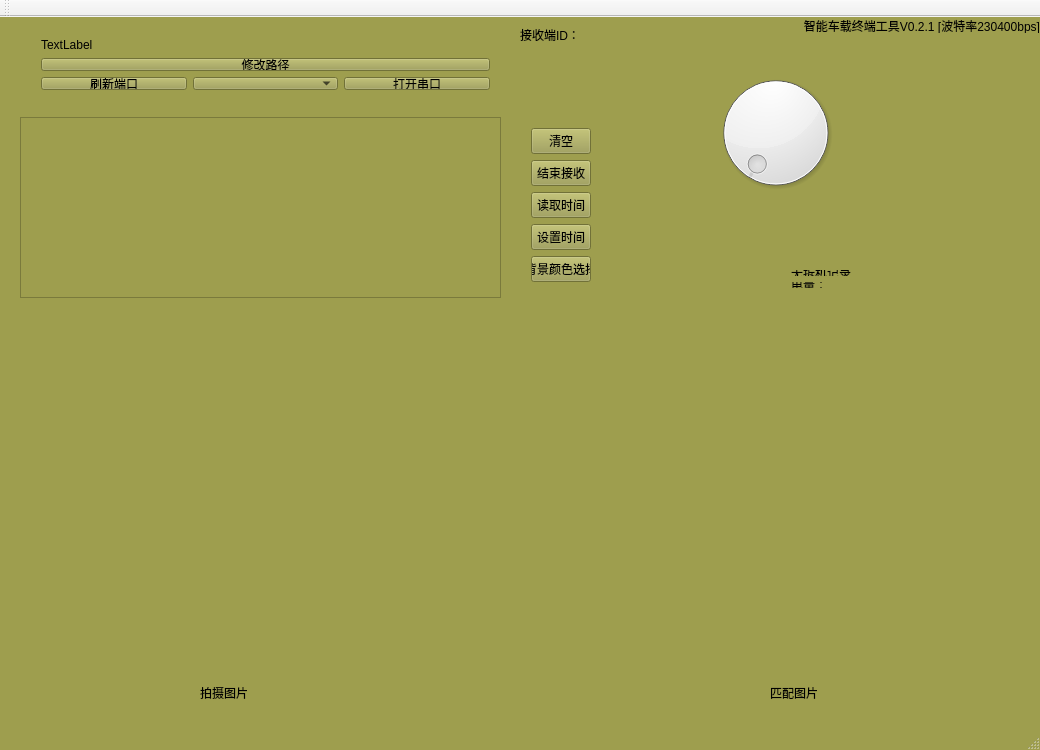
<?xml version="1.0" encoding="UTF-8"?>
<ui version="4.0">
 <class>MainWindow</class>
 <widget class="QMainWindow" name="MainWindow">
  <property name="geometry">
   <rect>
    <x>0</x>
    <y>0</y>
    <width>1040</width>
    <height>750</height>
   </rect>
  </property>
  <property name="minimumSize">
   <size>
    <width>1040</width>
    <height>750</height>
   </size>
  </property>
  <property name="maximumSize">
   <size>
    <width>1040</width>
    <height>750</height>
   </size>
  </property>
  <property name="windowTitle">
   <string>JPEG</string>
  </property>
  <property name="styleSheet">
   <string notr="true">QMainWindow
{
	background-color: rgb(158, 158, 78);
}

QTextEdit
{
	background-color: rgb(158, 158, 78);
}

QLabel
{
	background-color: rgb(158, 158, 78);
}

QPushButton{
     background-color: rgb(158, 158, 78);/*背景色*/
     color: rgb(0, 0, 0);
}


QPushButton:pressed { /*按钮被按下时*/
     background-color: rgb(106, 106, 106);
}

QComboBox
{
	background-color: rgb(158, 158, 78);
}</string>
  </property>
  <widget class="QWidget" name="centralWidget">
   <widget class="QTextEdit" name="textEdit">
    <property name="geometry">
     <rect>
      <x>20</x>
      <y>100</y>
      <width>481</width>
      <height>181</height>
     </rect>
    </property>
   </widget>
   <widget class="QLabel" name="label_img">
    <property name="geometry">
     <rect>
      <x>20</x>
      <y>300</y>
      <width>480</width>
      <height>360</height>
     </rect>
    </property>
    <property name="text">
     <string/>
    </property>
    <property name="alignment">
     <set>Qt::AlignCenter</set>
    </property>
   </widget>
   <widget class="QWidget" name="layoutWidget">
    <property name="geometry">
     <rect>
      <x>30</x>
      <y>10</y>
      <width>471</width>
      <height>74</height>
     </rect>
    </property>
    <layout class="QVBoxLayout" name="verticalLayout">
     <item>
      <widget class="QLabel" name="label_path">
       <property name="text">
        <string>TextLabel</string>
       </property>
      </widget>
     </item>
     <item>
      <widget class="QPushButton" name="c_path">
       <property name="text">
        <string>修改路径</string>
       </property>
      </widget>
     </item>
     <item>
      <layout class="QHBoxLayout" name="horizontalLayout">
       <item>
        <widget class="QPushButton" name="refresh_com">
         <property name="sizePolicy">
          <sizepolicy hsizetype="Minimum" vsizetype="Fixed">
           <horstretch>0</horstretch>
           <verstretch>0</verstretch>
          </sizepolicy>
         </property>
         <property name="text">
          <string>刷新端口</string>
         </property>
        </widget>
       </item>
       <item>
        <widget class="QComboBox" name="COMx">
         <property name="enabled">
          <bool>true</bool>
         </property>
        </widget>
       </item>
       <item>
        <widget class="QPushButton" name="opencom">
         <property name="text">
          <string>打开串口</string>
         </property>
        </widget>
       </item>
      </layout>
     </item>
    </layout>
   </widget>
   <widget class="QLabel" name="label_img_2">
    <property name="geometry">
     <rect>
      <x>540</x>
      <y>300</y>
      <width>480</width>
      <height>360</height>
     </rect>
    </property>
    <property name="text">
     <string/>
    </property>
    <property name="alignment">
     <set>Qt::AlignCenter</set>
    </property>
   </widget>
   <widget class="QLabel" name="label">
    <property name="geometry">
     <rect>
      <x>800</x>
      <y>0</y>
      <width>240</width>
      <height>16</height>
     </rect>
    </property>
    <property name="text">
     <string>&lt;html&gt;&lt;head/&gt;&lt;body&gt;&lt;p&gt;智能车载终端工具V0.2.1 [波特率230400bps]&lt;/p&gt;&lt;/body&gt;&lt;/html&gt;</string>
    </property>
    <property name="alignment">
     <set>Qt::AlignRight|Qt::AlignTrailing|Qt::AlignVCenter</set>
    </property>
   </widget>
   <widget class="QWidget" name="layoutWidget">
    <property name="geometry">
     <rect>
      <x>520</x>
      <y>100</y>
      <width>82</width>
      <height>181</height>
     </rect>
    </property>
    <layout class="QVBoxLayout" name="verticalLayout_2">
     <item>
      <widget class="QPushButton" name="clear">
       <property name="text">
        <string>清空</string>
       </property>
      </widget>
     </item>
     <item>
      <widget class="QPushButton" name="pushButton">
       <property name="text">
        <string>结束接收</string>
       </property>
      </widget>
     </item>
     <item>
      <widget class="QPushButton" name="readtime">
       <property name="text">
        <string>读取时间</string>
       </property>
      </widget>
     </item>
     <item>
      <widget class="QPushButton" name="settime">
       <property name="text">
        <string>设置时间</string>
       </property>
      </widget>
     </item>
     <item>
      <widget class="QPushButton" name="color_sel">
       <property name="text">
        <string>背景颜色选择</string>
       </property>
      </widget>
     </item>
    </layout>
   </widget>
   <widget class="QWidget" name="layoutWidget">
    <property name="geometry">
     <rect>
      <x>780</x>
      <y>230</y>
      <width>231</width>
      <height>52</height>
     </rect>
    </property>
    <layout class="QVBoxLayout" name="verticalLayout_3">
     <item>
      <widget class="QLabel" name="search_result">
       <property name="text">
        <string/>
       </property>
      </widget>
     </item>
     <item>
      <widget class="QLabel" name="record">
       <property name="text">
        <string>无拆机记录</string>
       </property>
      </widget>
     </item>
     <item>
      <widget class="QLabel" name="battery">
       <property name="text">
        <string>电量：</string>
       </property>
      </widget>
     </item>
    </layout>
   </widget>
   <widget class="QDial" name="dial">
    <property name="geometry">
     <rect>
      <x>690</x>
      <y>50</y>
      <width>171</width>
      <height>131</height>
     </rect>
    </property>
   </widget>
   <widget class="QLabel" name="label_2">
    <property name="geometry">
     <rect>
      <x>200</x>
      <y>670</y>
      <width>54</width>
      <height>12</height>
     </rect>
    </property>
    <property name="text">
     <string>拍摄图片</string>
    </property>
   </widget>
   <widget class="QLabel" name="label_3">
    <property name="geometry">
     <rect>
      <x>770</x>
      <y>670</y>
      <width>54</width>
      <height>12</height>
     </rect>
    </property>
    <property name="text">
     <string>匹配图片</string>
    </property>
   </widget>
   <widget class="QLabel" name="token_text">
    <property name="geometry">
     <rect>
      <x>520</x>
      <y>30</y>
      <width>91</width>
      <height>31</height>
     </rect>
    </property>
    <property name="text">
     <string/>
    </property>
   </widget>
   <widget class="QLabel" name="label_5">
    <property name="geometry">
     <rect>
      <x>520</x>
      <y>10</y>
      <width>71</width>
      <height>16</height>
     </rect>
    </property>
    <property name="text">
     <string>接收端ID：</string>
    </property>
   </widget>
  </widget>
  <widget class="QMenuBar" name="menuBar">
   <property name="geometry">
    <rect>
     <x>0</x>
     <y>0</y>
     <width>1040</width>
     <height>23</height>
    </rect>
   </property>
  </widget>
  <widget class="QToolBar" name="mainToolBar">
   <property name="enabled">
    <bool>false</bool>
   </property>
   <attribute name="toolBarArea">
    <enum>TopToolBarArea</enum>
   </attribute>
   <attribute name="toolBarBreak">
    <bool>false</bool>
   </attribute>
  </widget>
  <widget class="QStatusBar" name="statusBar"/>
 </widget>
 <layoutdefault spacing="6" margin="11"/>
 <resources/>
 <connections/>
</ui>
